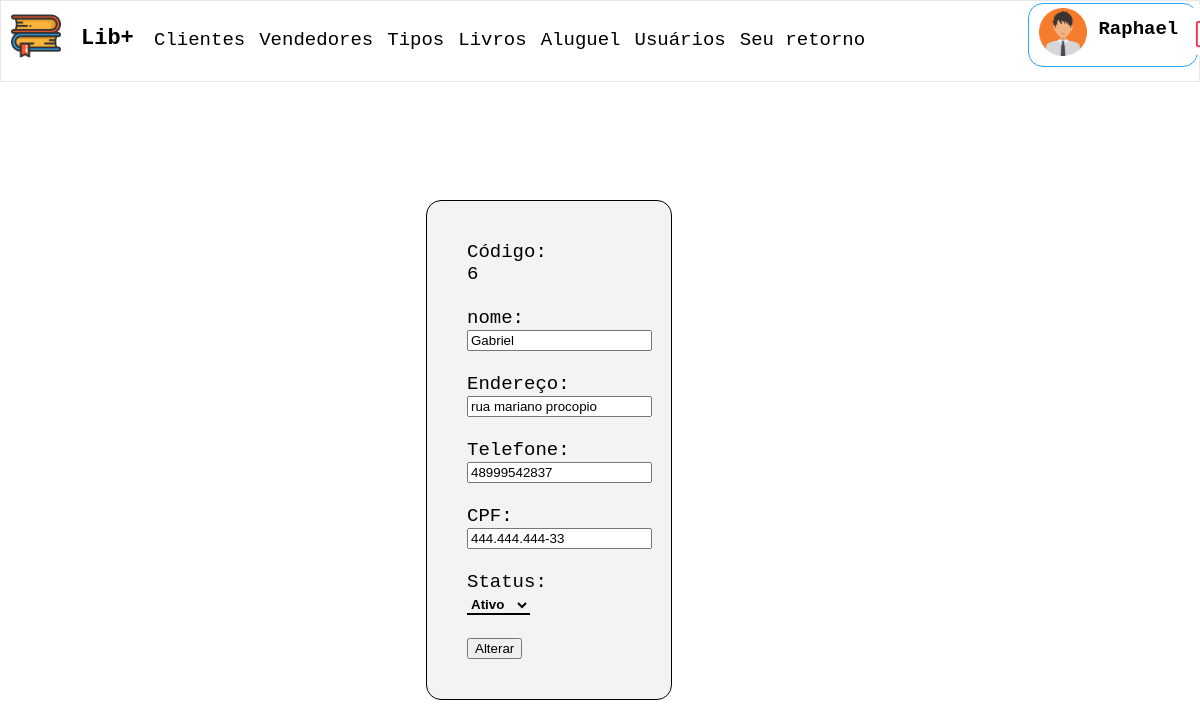
Page /alterar_vendedores.php?id=6 (signed in) on the committed database.
### tables this page shows
CREATE TABLE `vendedor` (
  `id` int(11) NOT NULL,
  `nome` varchar(150) NOT NULL,
  `endereco` varchar(150) NOT NULL,
  `telefone` varchar(14) NOT NULL,
  `cpf` char(14) NOT NULL,
  `admissao` datetime NOT NULL,
  `status` char(1) NOT NULL
);

### alterar_vendedores.php (the view, shortened to what this page needs)
<?php
	include('validar.php');
	$id = $_GET['id'];
	$sql = "SELECT * FROM vendedor WHERE id = {$id}";
	$query = mysqli_query($conexao, $sql);
	$item = mysqli_fetch_array($query, MYSQLI_ASSOC);
?>
<!DOCTYPE html>
<html lang="pt=br">
	<head>
	</head>
	<body>
		<?php include('menu.php'); ?>
		<form class="cadastro" action="alterar_vendedores_db.php" method="post">
			<label>Código:</label><br>
			<?php echo $id; ?><br><br>
			<label for="nome">nome:</label><br>
			<input type="text" name="nome" id="nome" maxlength="200" value="<?php echo $item['nome']; ?>"><br><br>
			<label for="endereco">Endereço:</label><br>
			<input type="text" name="endereco" id="endereco" maxlength="150" value="<?php echo $item['endereco']; ?>"><br><br>
			<label for="telefone">Telefone:</label><br>
			<input type="text" name="telefone" id="telefone" maxlength="14" value="<?php echo $item['telefone']; ?>"><br><br>
			<label for="cpf">CPF:</label><br>
			<input type="text" name="cpf" id="cpf" maxlength="14" value="<?php echo $item['cpf']; ?>"><br><br>
			<label for="status">Status:</label><br>
			<select name="status" id="status">
				<option value="A"<?php if ($item['status'] == 'A') { ?> selected="selected"<?php } ?>>Ativo</option>
			</select><br><br>
			<button type="submit">Alterar</button>
		</form>
	</body>
</html>

### css/style.css (style rules this page uses)
body { background: white; font-family: 'Calibri', monospace; font-style: normal; font-size: 19px; margin: 0px; }
label { font-weight: normal; }
.cadastro { background-color: #f3f3f3; position: absolute; width: 17%; top: 50%; left: 48%; margin: -200px 0px 0px -150px; padding-left: 40px; padding-top: 40px; padding-bottom: 40px; border-radius: 15px; border: 1px solid black; }
select { background-color: #f3f3f3; border: 0px; border-bottom: 2px solid black; font-weight: bold; }

### rows in the picture
vendedor: nome "Gabriel", endereco "rua mariano procopio", telefone "48999542837", cpf "444.444.444-33", status "Ativo"

### other values in the picture
$_SESSION['usuario']['nome'] "Raphael"
$id "6"
